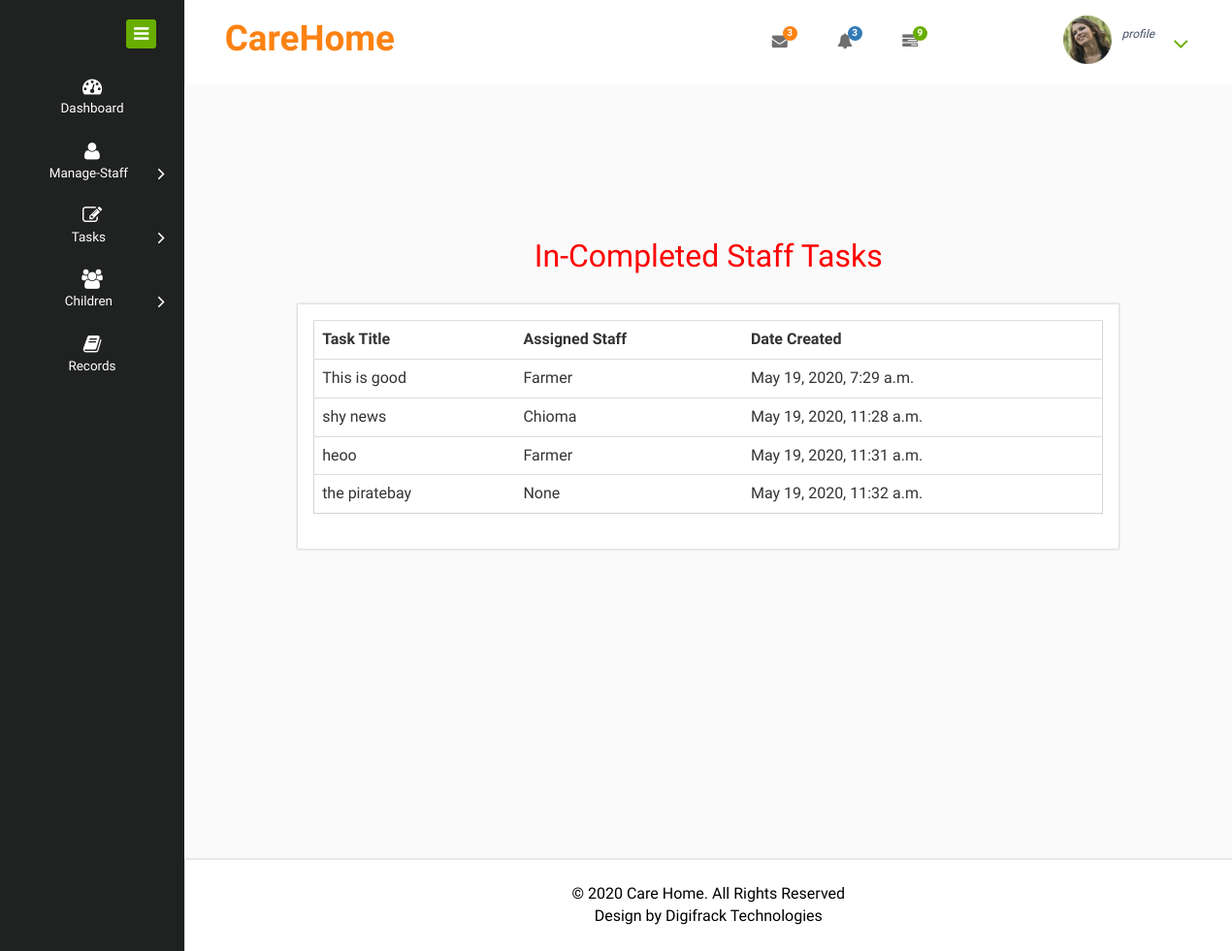
Page /task/incompleted/ on the committed database.
### workbook/models.py (models this page shows, shortened)
class StaffTask(models.Model):
    title = models.CharField(max_length=100)
    staff = models.ForeignKey(Account, on_delete=models.CASCADE, null=True, blank=True)
    description = models.TextField()
    completed = models.BooleanField(default=False)
    when = models.DateTimeField(auto_now_add=True)

### accounts/models.py (models this page shows, shortened)
class Account(models.Model):
    STAFF = 0
    SENIOR_STAFF = 1
    MANAGER = 2
    USER_TYPE = enumerate(('Staff', 'Senior Staff', 'Manager'))
    user = models.ForeignKey(User, on_delete=models.CASCADE)
    user_type = models.PositiveIntegerField(choices=USER_TYPE, default=STAFF)
    first_name = models.CharField(max_length=50)
    last_name = models.CharField(max_length=50)
    phone = models.CharField(max_length=20)
    email = models.EmailField()
    active = models.BooleanField(default=True)
    when = models.DateTimeField(auto_now_add=True)
    def __str__(self):
        return self.first_name

### workbook/views.py (the view)
# urls.py: path("incompleted/", views.incompleted_task, name="incompleted_task"),
def incompleted_task(request):
    staff = Account.objects.filter(user_type=Account.STAFF)
    tasks = StaffTask.objects.filter(completed=False)
    context = {"staff_list": staff, "tasks": tasks}
    return render(request, "task/incompleted_task.html", context)

### templates/task/incompleted_task.html (shortened to what this page needs)
{% extends "base/base.html" %}
{% load staticfiles %}
{% block side_menu %}
{% include 'base/side_menu/manager_side_menu.html' %}
{% endblock side_menu %}
{% block content %}
  <div class="market-updates">
    <div class="inbox">
      <h2  style="text-align:center; color:red;">In-Completed Staff Tasks</h2>
      <div class="col-md-10 col-sm-offset-1 mailbox-content  tab-content tab-content-in">
        <div class="tab-pane active text-style" id="tab1">
          <div class="mailbox-border">
            <table class="table tab-border">
              <tbody>
                <tr class="unread checked">
                <th class="hidden-xs">
                Task Title
                </th>
                <th>
                  Assigned Staff
                </th>
                <th>
                  Date Created
                </th>
                </tr>
                {% for task in tasks %}
                <tr class="read checked">
                <td class="hidden-xs">
                {{ task.title }}
                </td>
                <td>
                    {{ task.staff }}
                </td>
                <td>
                {{ task.when }}
                </td>
                </tr>
                {% endfor %}
              </tbody>
            </table>
          </div>
        </div>
      </div>
    </div>
  </div>
{% endblock content %}

### rows in the picture
StaffTask: title "This is good", staff "Farmer", when "May 19, 2020, 7:29 a.m."
StaffTask: title "shy news", staff "Chioma", when "May 19, 2020, 11:28 a.m."
StaffTask: title "heoo", staff "Farmer", when "May 19, 2020, 11:31 a.m."
StaffTask: title "the piratebay", staff "None", when "May 19, 2020, 11:32 a.m."
